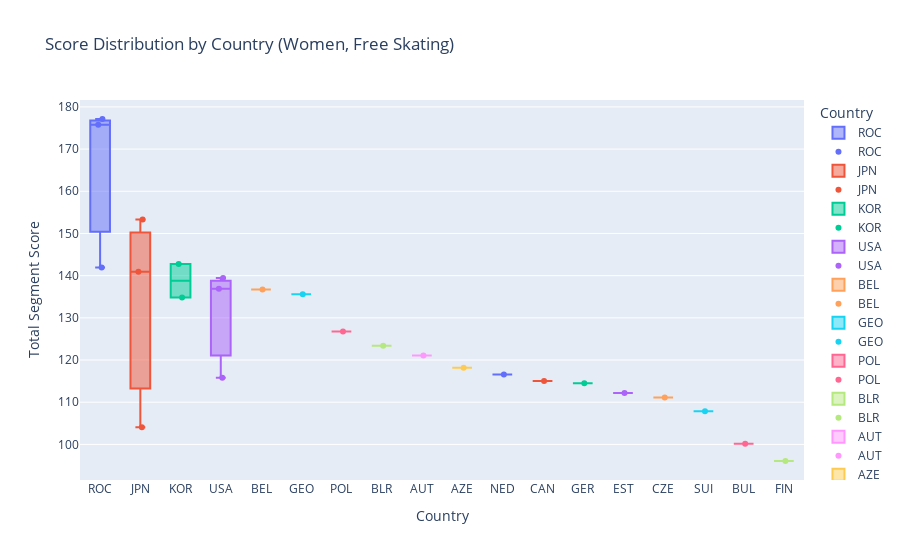

The notebook cell this image was saved under:
### Code cell
women_free = df_skaters[(df_skaters['category'] == 'Women Single Skating') & (df_skaters['segment'] == 'Free Skating')]

fig = px.box(
    women_free,
    x='noc',
    y='total_segment_score',
    color='noc',
    title='Score Distribution by Country (Women, Free Skating)',
    labels={'noc': 'Country', 'total_segment_score': 'Total Segment Score'},
    hover_data=['skater_name_1']
)

strip_fig = px.strip(
    women_free,
    x='noc',
    y='total_segment_score',
    color='noc',
    hover_data=['skater_name_1']
)

for trace in strip_fig.data:
    fig.add_trace(trace)
    
fig.show()

### Figure 1 — Plotly figure (JSON) as saved in the notebook; plotly's stock layout.template omitted (floating-point values rounded to 4 significant figures)
{"data": [{"alignmentgroup": "True", "customdata": [["TRUSOVA Alexandra"], ["SHCHERBAKOVA Anna"], ["VALIEVA Kamila"]], "hovertemplate": "Country=%{x}<br>Total Segment Score=%{y}<br>skater_name_1=%{customdata[0]}<extra></extra>", "legendgroup": "ROC", "marker": {"color": "#636efa"}, "name": "ROC", "notched": false, "offsetgroup": "ROC", "orientation": "v", "showlegend": true, "type": "box", "x": ["ROC", "ROC", "ROC"], "x0": " ", "xaxis": "x", "y": [177.1, 175.8, 141.9], "y0": " ", "yaxis": "y"}, {"alignmentgroup": "True", "customdata": [["SAKAMOTO Kaori"], ["HIGUCHI Wakaba"], ["KAWABE Mana"]], "hovertemplate": "Country=%{x}<br>Total Segment Score=%{y}<br>skater_name_1=%{customdata[0]}<extra></extra>", "legendgroup": "JPN", "marker": {"color": "#EF553B"}, "name": "JPN", "notched": false, "offsetgroup": "JPN", "orientation": "v", "showlegend": true, "type": "box", "x": ["JPN", "JPN", "JPN"], "x0": " ", "xaxis": "x", "y": [153.3, 140.9, 104.0], "y0": " ", "yaxis": "y"}, {"alignmentgroup": "True", "customdata": [["YOU Young"], ["KIM Yelim"]], "hovertemplate": "Country=%{x}<br>Total Segment Score=%{y}<br>skater_name_1=%{customdata[0]}<extra></extra>", "legendgroup": "KOR", "marker": {"color": "#00cc96"}, "name": "KOR", "notched": false, "offsetgroup": "KOR", "orientation": "v", "showlegend": true, "type": "box", "x": ["KOR", "KOR"], "x0": " ", "xaxis": "x", "y": [142.8, 134.8], "y0": " ", "yaxis": "y"}, {"alignmentgroup": "True", "customdata": [["LIU Alysa"], ["BELL Mariah"], ["CHEN Karen"]], "hovertemplate": "Country=%{x}<br>Total Segment Score=%{y}<br>skater_name_1=%{customdata[0]}<extra></extra>", "legendgroup": "USA", "marker": {"color": "#ab63fa"}, "name": "USA", "notched": false, "offsetgroup": "USA", "orientation": "v", "showlegend": true, "type": "box", "x": ["USA", "USA", "USA"], "x0": " ", "xaxis": "x", "y": [139.4, 136.9, 115.8], "y0": " ", "yaxis": "y"}, {"alignmentgroup": "True", "customdata": [["HENDRICKX Loena"]], "hovertemplate": "Country=%{x}<br>Total Segment Score=%{y}<br>skater_name_1=%{customdata[0]}<extra></extra>", "legendgroup": "BEL", "marker": {"color": "#FFA15A"}, "name": "BEL", "notched": false, "offsetgroup": "BEL", "orientation": "v", "showlegend": true, "type": "box", "x": ["BEL"], "x0": " ", "xaxis": "x", "y": [136.7], "y0": " ", "yaxis": "y"}, {"alignmentgroup": "True", "customdata": [["GUBANOVA Anastasiia"]], "hovertemplate": "Country=%{x}<br>Total Segment Score=%{y}<br>skater_name_1=%{customdata[0]}<extra></extra>", "legendgroup": "GEO", "marker": {"color": "#19d3f3"}, "name": "GEO", "notched": false, "offsetgroup": "GEO", "orientation": "v", "showlegend": true, "type": "box", "x": ["GEO"], "x0": " ", "xaxis": "x", "y": [135.6], "y0": " ", "yaxis": "y"}, {"alignmentgroup": "True", "customdata": [["KURAKOVA Ekaterina"]], "hovertemplate": "Country=%{x}<br>Total Segment Score=%{y}<br>skater_name_1=%{customdata[0]}<extra></extra>", "legendgroup": "POL", "marker": {"color": "#FF6692"}, "name": "POL", "notched": false, "offsetgroup": "POL", "orientation": "v", "showlegend": true, "type": "box", "x": ["POL"], "x0": " ", "xaxis": "x", "y": [126.8], "y0": " ", "yaxis": "y"}, {"alignmentgroup": "True", "customdata": [["SAFONOVA Viktoriia"]], "hovertemplate": "Country=%{x}<br>Total Segment Score=%{y}<br>skater_name_1=%{customdata[0]}<extra></extra>", "legendgroup": "BLR", "marker": {"color": "#B6E880"}, "name": "BLR", "notched": false, "offsetgroup": "BLR", "orientation": "v", "showlegend": true, "type": "box", "x": ["BLR"], "x0": " ", "xaxis": "x", "y": [123.4], "y0": " ", "yaxis": "y"}, {"alignmentgroup": "True", "customdata": [["MIKUTINA Olga"]], "hovertemplate": "Country=%{x}<br>Total Segment Score=%{y}<br>skater_name_1=%{customdata[0]}<extra></extra>", "legendgroup": "AUT", "marker": {"color": "#FF97FF"}, "name": "AUT", "notched": false, "offsetgroup": "AUT", "orientation": "v", "showlegend": true, "type": "box", "x": ["AUT"], "x0": " ", "xaxis": "x", "y": [121.1], "y0": " ", "yaxis": "y"}, {"alignmentgroup": "True", "customdata": [["RYABOVA Ekaterina"]], "hovertemplate": "Country=%{x}<br>Total Segment Score=%{y}<br>skater_name_1=%{customdata[0]}<extra></extra>", "legendgroup": "AZE", "marker": {"color": "#FECB52"}, "name": "AZE", "notched": false, "offsetgroup": "AZE", "orientation": "v", "showlegend": true, "type": "box", "x": ["AZE"], "x0": " ", "xaxis": "x", "y": [118.2], "y0": " ", "yaxis": "y"}, {"alignmentgroup": "True", "customdata": [["van ZUNDERT Lindsay"]], "hovertemplate": "Country=%{x}<br>Total Segment Score=%{y}<br>skater_name_1=%{customdata[0]}<extra></extra>", "legendgroup": "NED", "marker": {"color": "#636efa"}, "name": "NED", "notched": false, "offsetgroup": "NED", "orientation": "v", "showlegend": true, "type": "box", "x": ["NED"], "x0": " ", "xaxis": "x", "y": [116.6], "y0": " ", "yaxis": "y"}, {"alignmentgroup": "True", "customdata": [["SCHIZAS Madeline"]], "hovertemplate": "Country=%{x}<br>Total Segment Score=%{y}<br>skater_name_1=%{customdata[0]}<extra></extra>", "legendgroup": "CAN", "marker": {"color": "#EF553B"}, "name": "CAN", "notched": false, "offsetgroup": "CAN", "orientation": "v", "showlegend": true, "type": "box", "x": ["CAN"], "x0": " ", "xaxis": "x", "y": [115.0], "y0": " ", "yaxis": "y"}, {"alignmentgroup": "True", "customdata": [["SCHOTT Nicole"]], "hovertemplate": "Country=%{x}<br>Total Segment Score=%{y}<br>skater_name_1=%{customdata[0]}<extra></extra>", "legendgroup": "GER", "marker": {"color": "#00cc96"}, "name": "GER", "notched": false, "offsetgroup": "GER", "orientation": "v", "showlegend": true, "type": "box", "x": ["GER"], "x0": " ", "xaxis": "x", "y": [114.5], "y0": " ", "yaxis": "y"}, {"alignmentgroup": "True", "customdata": [["KIIBUS Eva-Lotta"]], "hovertemplate": "Country=%{x}<br>Total Segment Score=%{y}<br>skater_name_1=%{customdata[0]}<extra></extra>", "legendgroup": "EST", "marker": {"color": "#ab63fa"}, "name": "EST", "notched": false, "offsetgroup": "EST", "orientation": "v", "showlegend": true, "type": "box", "x": ["EST"], "x0": " ", "xaxis": "x", "y": [112.2], "y0": " ", "yaxis": "y"}, {"alignmentgroup": "True", "customdata": [["BREZINOVA Eliska"]], "hovertemplate": "Country=%{x}<br>Total Segment Score=%{y}<br>skater_name_1=%{customdata[0]}<extra></extra>", "legendgroup": "CZE", "marker": {"color": "#FFA15A"}, "name": "CZE", "notched": false, "offsetgroup": "CZE", "orientation": "v", "showlegend": true, "type": "box", "x": ["CZE"], "x0": " ", "xaxis": "x", "y": [111.1], "y0": " ", "yaxis": "y"}, {"alignmentgroup": "True", "customdata": [["PAGANINI Alexia"]], "hovertemplate": "Country=%{x}<br>Total Segment Score=%{y}<br>skater_name_1=%{customdata[0]}<extra></extra>", "legendgroup": "SUI", "marker": {"color": "#19d3f3"}, "name": "SUI", "notched": false, "offsetgroup": "SUI", "orientation": "v", "showlegend": true, "type": "box", "x": ["SUI"], "x0": " ", "xaxis": "x", "y": [107.8], "y0": " ", "yaxis": "y"}, {"alignmentgroup": "True", "customdata": [["FEIGIN Alexandra"]], "hovertemplate": "Country=%{x}<br>Total Segment Score=%{y}<br>skater_name_1=%{customdata[0]}<extra></extra>", "legendgroup": "BUL", "marker": {"color": "#FF6692"}, "name": "BUL", "notched": false, "offsetgroup": "BUL", "orientation": "v", "showlegend": true, "type": "box", "x": ["BUL"], "x0": " ", "xaxis": "x", "y": [100.2], "y0": " ", "yaxis": "y"}, {"alignmentgroup": "True", "customdata": [["SAARINEN Jenni"]], "hovertemplate": "Country=%{x}<br>Total Segment Score=%{y}<br>skater_name_1=%{customdata[0]}<extra></extra>", "legendgroup": "FIN", "marker": {"color": "#B6E880"}, "name": "FIN", "notched": false, "offsetgroup": "FIN", "orientation": "v", "showlegend": true, "type": "box", "x": ["FIN"], "x0": " ", "xaxis": "x", "y": [96.07], "y0": " ", "yaxis": "y"}, {"alignmentgroup": "True", "boxpoints": "all", "customdata": [["TRUSOVA Alexandra"], ["SHCHERBAKOVA Anna"], ["VALIEVA Kamila"]], "fillcolor": "rgba(255,255,255,0)", "hoveron": "points", "hovertemplate": "noc=%{x}<br>total_segment_score=%{y}<br>skater_name_1=%{customdata[0]}<extra></extra>", "legendgroup": "ROC", "line": {"color": "rgba(255,255,255,0)"}, "marker": {"color": "#636efa"}, "name": "ROC", "offsetgroup": "ROC", "orientation": "v", "pointpos": 0, "showlegend": true, "type": "box", "x": ["ROC", "ROC", "ROC"], "x0": " ", "xaxis": "x", "y": [177.1, 175.8, 141.9], "y0": " ", "yaxis": "y"}, {"alignmentgroup": "True", "boxpoints": "all", "customdata": [["SAKAMOTO Kaori"], ["HIGUCHI Wakaba"], ["KAWABE Mana"]], "fillcolor": "rgba(255,255,255,0)", "hoveron": "points", "hovertemplate": "noc=%{x}<br>total_segment_score=%{y}<br>skater_name_1=%{customdata[0]}<extra></extra>", "legendgroup": "JPN", "line": {"color": "rgba(255,255,255,0)"}, "marker": {"color": "#EF553B"}, "name": "JPN", "offsetgroup": "JPN", "orientation": "v", "pointpos": 0, "showlegend": true, "type": "box", "x": ["JPN", "JPN", "JPN"], "x0": " ", "xaxis": "x", "y": [153.3, 140.9, 104.0], "y0": " ", "yaxis": "y"}, {"alignmentgroup": "True", "boxpoints": "all", "customdata": [["YOU Young"], ["KIM Yelim"]], "fillcolor": "rgba(255,255,255,0)", "hoveron": "points", "hovertemplate": "noc=%{x}<br>total_segment_score=%{y}<br>skater_name_1=%{customdata[0]}<extra></extra>", "legendgroup": "KOR", "line": {"color": "rgba(255,255,255,0)"}, "marker": {"color": "#00cc96"}, "name": "KOR", "offsetgroup": "KOR", "orientation": "v", "pointpos": 0, "showlegend": true, "type": "box", "x": ["KOR", "KOR"], "x0": " ", "xaxis": "x", "y": [142.8, 134.8], "y0": " ", "yaxis": "y"}, {"alignmentgroup": "True", "boxpoints": "all", "customdata": [["LIU Alysa"], ["BELL Mariah"], ["CHEN Karen"]], "fillcolor": "rgba(255,255,255,0)", "hoveron": "points", "hovertemplate": "noc=%{x}<br>total_segment_score=%{y}<br>skater_name_1=%{customdata[0]}<extra></extra>", "legendgroup": "USA", "line": {"color": "rgba(255,255,255,0)"}, "marker": {"color": "#ab63fa"}, "name": "USA", "offsetgroup": "USA", "orientation": "v", "pointpos": 0, "showlegend": true, "type": "box", "x": ["USA", "USA", "USA"], "x0": " ", "xaxis": "x", "y": [139.4, 136.9, 115.8], "y0": " ", "yaxis": "y"}, {"alignmentgroup": "True", "boxpoints": "all", "customdata": [["HENDRICKX Loena"]], "fillcolor": "rgba(255,255,255,0)", "hoveron": "points", "hovertemplate": "noc=%{x}<br>total_segment_score=%{y}<br>skater_name_1=%{customdata[0]}<extra></extra>", "legendgroup": "BEL", "line": {"color": "rgba(255,255,255,0)"}, "marker": {"color": "#FFA15A"}, "name": "BEL", "offsetgroup": "BEL", "orientation": "v", "pointpos": 0, "showlegend": true, "type": "box", "x": ["BEL"], "x0": " ", "xaxis": "x", "y": [136.7], "y0": " ", "yaxis": "y"}, {"alignmentgroup": "True", "boxpoints": "all", "customdata": [["GUBANOVA Anastasiia"]], "fillcolor": "rgba(255,255,255,0)", "hoveron": "points", "hovertemplate": "noc=%{x}<br>total_segment_score=%{y}<br>skater_name_1=%{customdata[0]}<extra></extra>", "legendgroup": "GEO", "line": {"color": "rgba(255,255,255,0)"}, "marker": {"color": "#19d3f3"}, "name": "GEO", "offsetgroup": "GEO", "orientation": "v", "pointpos": 0, "showlegend": true, "type": "box", "x": ["GEO"], "x0": " ", "xaxis": "x", "y": [135.6], "y0": " ", "yaxis": "y"}, {"alignmentgroup": "True", "boxpoints": "all", "customdata": [["KURAKOVA Ekaterina"]], "fillcolor": "rgba(255,255,255,0)", "hoveron": "points", "hovertemplate": "noc=%{x}<br>total_segment_score=%{y}<br>skater_name_1=%{customdata[0]}<extra></extra>", "legendgroup": "POL", "line": {"color": "rgba(255,255,255,0)"}, "marker": {"color": "#FF6692"}, "name": "POL", "offsetgroup": "POL", "orientation": "v", "pointpos": 0, "showlegend": true, "type": "box", "x": ["POL"], "x0": " ", "xaxis": "x", "y": [126.8], "y0": " ", "yaxis": "y"}, {"alignmentgroup": "True", "boxpoints": "all", "customdata": [["SAFONOVA Viktoriia"]], "fillcolor": "rgba(255,255,255,0)", "hoveron": "points", "hovertemplate": "noc=%{x}<br>total_segment_score=%{y}<br>skater_name_1=%{customdata[0]}<extra></extra>", "legendgroup": "BLR", "line": {"color": "rgba(255,255,255,0)"}, "marker": {"color": "#B6E880"}, "name": "BLR", "offsetgroup": "BLR", "orientation": "v", "pointpos": 0, "showlegend": true, "type": "box", "x": ["BLR"], "x0": " ", "xaxis": "x", "y": [123.4], "y0": " ", "yaxis": "y"}, {"alignmentgroup": "True", "boxpoints": "all", "customdata": [["MIKUTINA Olga"]], "fillcolor": "rgba(255,255,255,0)", "hoveron": "points", "hovertemplate": "noc=%{x}<br>total_segment_score=%{y}<br>skater_name_1=%{customdata[0]}<extra></extra>", "legendgroup": "AUT", "line": {"color": "rgba(255,255,255,0)"}, "marker": {"color": "#FF97FF"}, "name": "AUT", "offsetgroup": "AUT", "orientation": "v", "pointpos": 0, "showlegend": true, "type": "box", "x": ["AUT"], "x0": " ", "xaxis": "x", "y": [121.1], "y0": " ", "yaxis": "y"}, {"alignmentgroup": "True", "boxpoints": "all", "customdata": [["RYABOVA Ekaterina"]], "fillcolor": "rgba(255,255,255,0)", "hoveron": "points", "hovertemplate": "noc=%{x}<br>total_segment_score=%{y}<br>skater_name_1=%{customdata[0]}<extra></extra>", "legendgroup": "AZE", "line": {"color": "rgba(255,255,255,0)"}, "marker": {"color": "#FECB52"}, "name": "AZE", "offsetgroup": "AZE", "orientation": "v", "pointpos": 0, "showlegend": true, "type": "box", "x": ["AZE"], "x0": " ", "xaxis": "x", "y": [118.2], "y0": " ", "yaxis": "y"}, {"alignmentgroup": "True", "boxpoints": "all", "customdata": [["van ZUNDERT Lindsay"]], "fillcolor": "rgba(255,255,255,0)", "hoveron": "points", "hovertemplate": "noc=%{x}<br>total_segment_score=%{y}<br>skater_name_1=%{customdata[0]}<extra></extra>", "legendgroup": "NED", "line": {"color": "rgba(255,255,255,0)"}, "marker": {"color": "#636efa"}, "name": "NED", "offsetgroup": "NED", "orientation": "v", "pointpos": 0, "showlegend": true, "type": "box", "x": ["NED"], "x0": " ", "xaxis": "x", "y": [116.6], "y0": " ", "yaxis": "y"}, {"alignmentgroup": "True", "boxpoints": "all", "customdata": [["SCHIZAS Madeline"]], "fillcolor": "rgba(255,255,255,0)", "hoveron": "points", "hovertemplate": "noc=%{x}<br>total_segment_score=%{y}<br>skater_name_1=%{customdata[0]}<extra></extra>", "legendgroup": "CAN", "line": {"color": "rgba(255,255,255,0)"}, "marker": {"color": "#EF553B"}, "name": "CAN", "offsetgroup": "CAN", "orientation": "v", "pointpos": 0, "showlegend": true, "type": "box", "x": ["CAN"], "x0": " ", "xaxis": "x", "y": [115.0], "y0": " ", "yaxis": "y"}, {"alignmentgroup": "True", "boxpoints": "all", "customdata": [["SCHOTT Nicole"]], "fillcolor": "rgba(255,255,255,0)", "hoveron": "points", "hovertemplate": "noc=%{x}<br>total_segment_score=%{y}<br>skater_name_1=%{customdata[0]}<extra></extra>", "legendgroup": "GER", "line": {"color": "rgba(255,255,255,0)"}, "marker": {"color": "#00cc96"}, "name": "GER", "offsetgroup": "GER", "orientation": "v", "pointpos": 0, "showlegend": true, "type": "box", "x": ["GER"], "x0": " ", "xaxis": "x", "y": [114.5], "y0": " ", "yaxis": "y"}, {"alignmentgroup": "True", "boxpoints": "all", "customdata": [["KIIBUS Eva-Lotta"]], "fillcolor": "rgba(255,255,255,0)", "hoveron": "points", "hovertemplate": "noc=%{x}<br>total_segment_score=%{y}<br>skater_name_1=%{customdata[0]}<extra></extra>", "legendgroup": "EST", "line": {"color": "rgba(255,255,255,0)"}, "marker": {"color": "#ab63fa"}, "name": "EST", "offsetgroup": "EST", "orientation": "v", "pointpos": 0, "showlegend": true, "type": "box", "x": ["EST"], "x0": " ", "xaxis": "x", "y": [112.2], "y0": " ", "yaxis": "y"}, {"alignmentgroup": "True", "boxpoints": "all", "customdata": [["BREZINOVA Eliska"]], "fillcolor": "rgba(255,255,255,0)", "hoveron": "points", "hovertemplate": "noc=%{x}<br>total_segment_score=%{y}<br>skater_name_1=%{customdata[0]}<extra></extra>", "legendgroup": "CZE", "line": {"color": "rgba(255,255,255,0)"}, "marker": {"color": "#FFA15A"}, "name": "CZE", "offsetgroup": "CZE", "orientation": "v", "pointpos": 0, "showlegend": true, "type": "box", "x": ["CZE"], "x0": " ", "xaxis": "x", "y": [111.1], "y0": " ", "yaxis": "y"}, {"alignmentgroup": "True", "boxpoints": "all", "customdata": [["PAGANINI Alexia"]], "fillcolor": "rgba(255,255,255,0)", "hoveron": "points", "hovertemplate": "noc=%{x}<br>total_segment_score=%{y}<br>skater_name_1=%{customdata[0]}<extra></extra>", "legendgroup": "SUI", "line": {"color": "rgba(255,255,255,0)"}, "marker": {"color": "#19d3f3"}, "name": "SUI", "offsetgroup": "SUI", "orientation": "v", "pointpos": 0, "showlegend": true, "type": "box", "x": ["SUI"], "x0": " ", "xaxis": "x", "y": [107.8], "y0": " ", "yaxis": "y"}, {"alignmentgroup": "True", "boxpoints": "all", "customdata": [["FEIGIN Alexandra"]], "fillcolor": "rgba(255,255,255,0)", "hoveron": "points", "hovertemplate": "noc=%{x}<br>total_segment_score=%{y}<br>skater_name_1=%{customdata[0]}<extra></extra>", "legendgroup": "BUL", "line": {"color": "rgba(255,255,255,0)"}, "marker": {"color": "#FF6692"}, "name": "BUL", "offsetgroup": "BUL", "orientation": "v", "pointpos": 0, "showlegend": true, "type": "box", "x": ["BUL"], "x0": " ", "xaxis": "x", "y": [100.2], "y0": " ", "yaxis": "y"}, {"alignmentgroup": "True", "boxpoints": "all", "customdata": [["SAARINEN Jenni"]], "fillcolor": "rgba(255,255,255,0)", "hoveron": "points", "hovertemplate": "noc=%{x}<br>total_segment_score=%{y}<br>skater_name_1=%{customdata[0]}<extra></extra>", "legendgroup": "FIN", "line": {"color": "rgba(255,255,255,0)"}, "marker": {"color": "#B6E880"}, "name": "FIN", "offsetgroup": "FIN", "orientation": "v", "pointpos": 0, "showlegend": true, "type": "box", "x": ["FIN"], "x0": " ", "xaxis": "x", "y": [96.07], "y0": " ", "yaxis": "y"}], "layout": {"boxmode": "overlay", "legend": {"title": {"text": "Country"}, "tracegroupgap": 0}, "title": {"text": "Score Distribution by Country (Women, Free Skating)"}, "xaxis": {"anchor": "y", "categoryarray": ["ROC", "JPN", "KOR", "USA", "BEL", "GEO", "POL", "BLR", "AUT", "AZE", "NED", "CAN", "GER", "EST", "CZE", "SUI", "BUL", "FIN"], "categoryorder": "array", "domain": [0, 1], "title": {"text": "Country"}}, "yaxis": {"anchor": "x", "domain": [0, 1], "title": {"text": "Total Segment Score"}}}}
